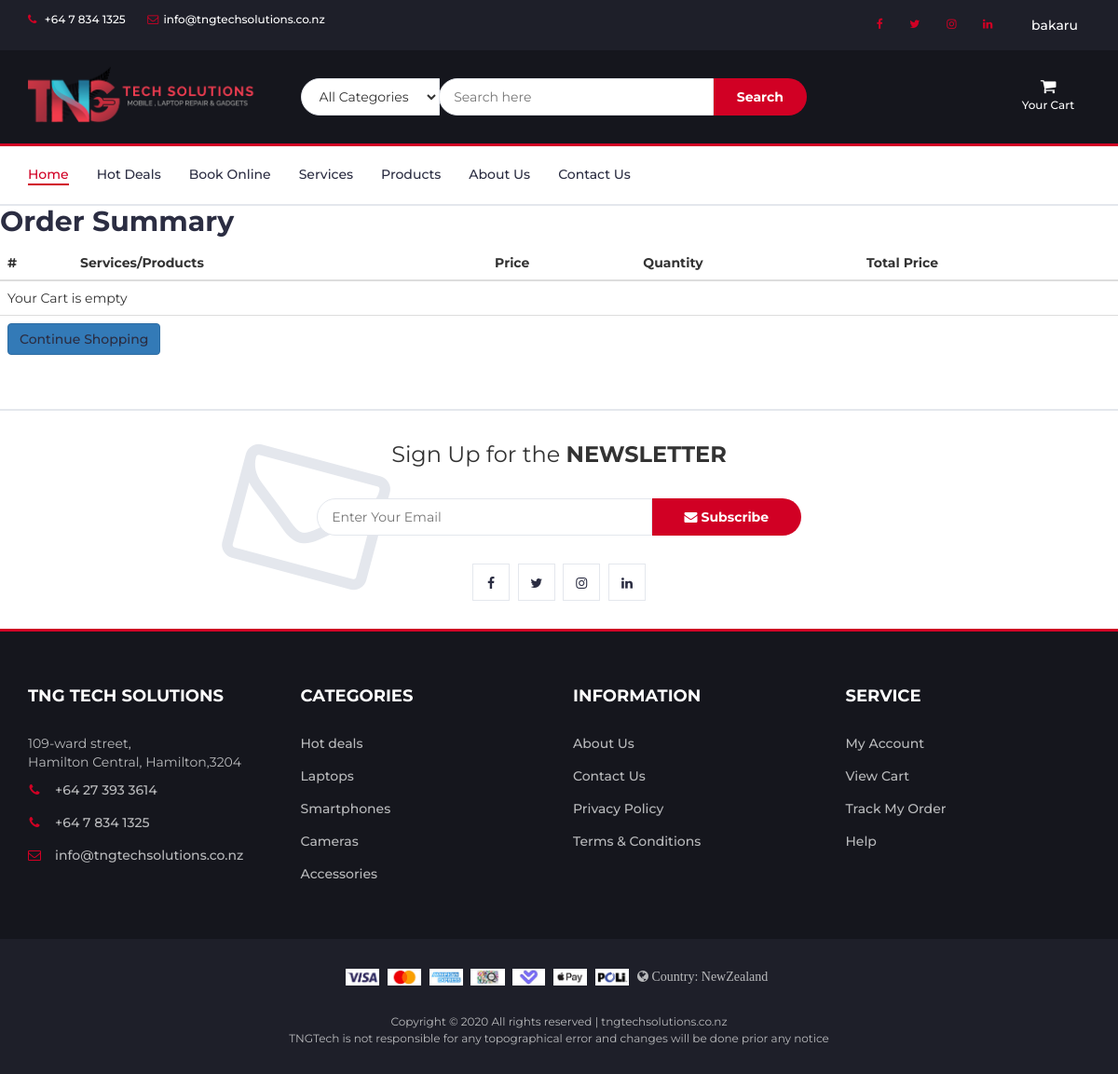
Before: /order-summary/ (signed in) with the older database file.
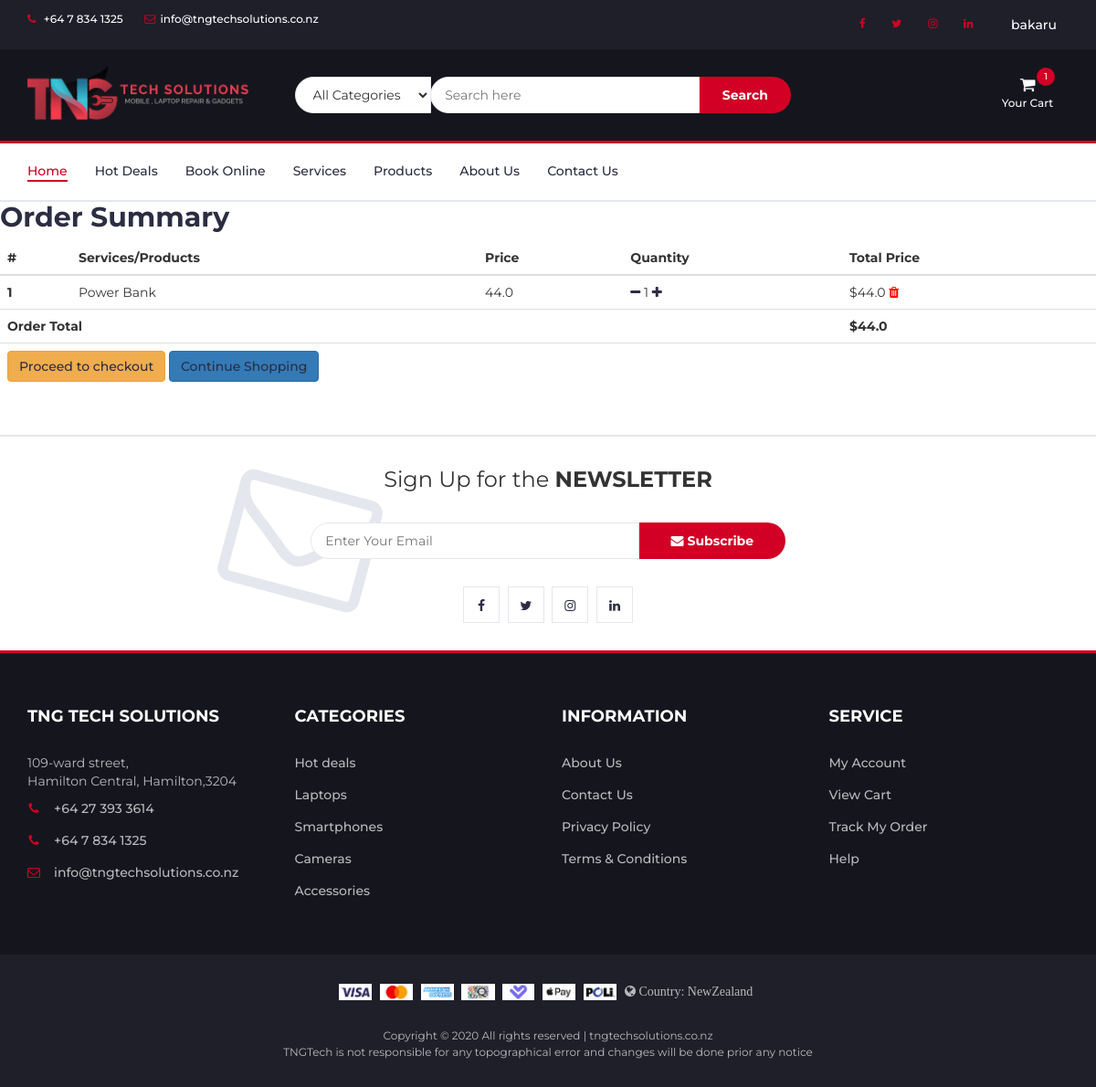
After: the same page with the newer database file.
### prod/models.py (models this page shows, shortened)
class Order(models.Model):
    user=models.ForeignKey(User,on_delete=models.CASCADE)
    ref_code=models.CharField(max_length=20,blank=True,null=True)
    tngproduct=models.ManyToManyField(OrderItem)
    ordered=models.BooleanField(default=False)
    start_date=models.DateTimeField(default=timezone.now)
    ordered_date=models.DateTimeField()
    shipping_address=models.ForeignKey('Address',related_name='shipping_address',on_delete=models.SET_NULL,blank=True,null=True)
    billing_address=models.ForeignKey('Address',related_name='billing_address',on_delete=models.SET_NULL,blank=True,null=True)
    payment=models.ForeignKey('Payment',on_delete=models.SET_NULL,blank=True,null=True)
    coupon = models.ForeignKey('Coupon',on_delete=models.SET_NULL,blank=True,null=True)
    being_delivered=models.BooleanField(default=False)
    received=models.BooleanField(default=False)
    refund_requested=models.BooleanField(default=False)
    refund_granted=models.BooleanField(default=False)
    def get_total(self):
        total=0
        for order_item in self.tngproduct.all():
            total+=order_item.get_final_price()
        if self.coupon:
            total-=self.coupon.amount
        return total

class OrderItem(models.Model):
    user=models.ForeignKey(User,on_delete=models.CASCADE)
    ordered=models.BooleanField(default=False)
    tngproducts=models.ForeignKey(TngProducts,on_delete=models.CASCADE,default='')
    quantity=models.IntegerField(default=1)
    def get_total_item_price(self):
        return self.quantity * self.tngproducts.Price
    def get_final_price(self):
        if self.tngproducts.Discount_Price:
            return self.get_total_discount_price()
        return self.get_total_item_price()

class TngProducts(models.Model):
    CATEGORY_CHOICES=(
        ('MA','Mobile Accessories'),
        ('LA','Laptop Accessories'),
        ('TA','Tablet Accessories'),
        ('EG','Electronic Gadgets'),
        ('NA','Latest Accessories'),
        ('MR','Mobile Repair'),
        ('LR','Laptop/Computer Repair'),
        ('TR','iPad/Tablet Repair')
    )
    Name=models.CharField(max_length=100)
    Details=models.TextField()
    Additional_Details=models.TextField(blank=True,null=True)
    Price=models.FloatField()
    Discount_Price=models.FloatField(blank=True,null=True)
    category=models.CharField(max_length=2,choices=CATEGORY_CHOICES,default='A')
    subcategory = models.CharField(max_length = 100,default='none')
    brand = models.CharField(max_length = 50,default='none')
    label=models.CharField(max_length=1,choices=LABEL_CHOICES,default='R')
    slug=models.SlugField(default=slug_unique_code())
    image=models.ImageField(upload_to='product_pics')
    image1=models.ImageField(null=True,blank=True,upload_to='product_pics')
    image2=models.ImageField(null=True,blank=True,upload_to='product_pics')
    image3=models.ImageField(null=True,blank=True,upload_to='product_pics')
    image4=models.ImageField(null=True,blank=True,upload_to='product_pics')
    class Meta:
        verbose_name_plural = 'Products'

### prod/views.py (the view)
# urls.py: path('order-summary/',ob.OrderSummaryView.as_view(),name='order-summary'),
class OrderSummaryView(View):
    def get(self,*args,**kwargs):
        if self.request.user.is_authenticated:
            try:
                order=Order.objects.get(user=self.request.user,ordered=False)
                context={
                    'object':order
                }
                return render(self.request,'prod/order-summary.html',context)
            except ObjectDoesNotExist:
                messages.warning(self.request,f'You do not have an active order')
                return redirect("/")
        else :
            prs = TngProducts.objects.all()
            context = {
                'prs': prs
            }
            return render(self.request,'prod/order-summary.html',context)

### prod/templatetags/cart_template_tags.py (called while the page is built)
@register.filter
def cart_item_count(user):
    if user.is_authenticated:
        qs=Order.objects.filter(user=user,ordered=False)
        if qs.exists():
            return qs[0].tngproduct.count()
    return 0

### prod/templates/prod/order-summary.html (shortened to what this page needs)
{% extends "prod/base.html" %}
{% block secheku %}
<div class="table-responsive">
  <h2>Order Summary</h2>
  <table class="table">
    <thead>
      <tr>
        <th scope="col">#</th>
        <th scope="col">Services/Products</th>
        <th scope="col">Price</th>
        <th scope="col">Quantity</th>
        <th scope="col">Total Price</th>
      </tr>
    </thead>
    {% if user.is_authenticated %}
    <tbody>
      {% for order_item in object.tngproduct.all %}
      <tr>
        <th scope="row">{{ forloop.counter }}</th>
        <td>{{ order_item.tngproducts.Name }}</td>
        <td>{{ order_item.tngproducts.Price }}</td>
        <td>
          <a href="{% url 'removeitemfromcart' order_item.tngproducts.slug %}"><i class="fa fa-minus mr-2"></i></a>
            {{ order_item.quantity }}
          <a href="{% url 'addtocart' order_item.tngproducts.slug %}"><i class="fa fa-plus ml-2"></i></a>
        </td>
        <td>
          {% if order_item.tngproducts.Discount_Price %}
            ${{ order_item.get_total_discount_price }}
            <span class="badge badge-primary">saving ${{ order_item.get_amount_save }}</span>
          {% else %}
            ${{ order_item.get_total_item_price }}
          {% endif %}
          <a style="color:red;" href="{% url 'removefromcart' order_item.tngproducts.slug %}"><i class="fa fa-trash float-right"></i></a>
        </td>
      </tr>
      {% empty %}
        <tr>
          <td colspan="5">Your Cart is empty</td>
        </tr>
        <tr>
          <td colspan="5">
            <a href="/" class='btn btn-primary float-right'>Continue Shopping</a>
          </td>
        </tr>
      {% endfor %}
      {% if object.tngproduct.all %}
        {% if object.get_total %}
        <tr>
          <td colspan="4"><b>Order Total</b></td>
          <td><b>${{ object.get_total }}</b></td>
        </tr>
        <tr>
          <td colspan="5">
            <a class='btn btn-warning my-2 float-right ml-2' href='/checkout/'>Proceed to checkout</a>
            <a href="/" class='btn btn-primary my-2 float-right'>Continue Shopping</a>
          </td>
        </tr>
        {% endif %}
      {% endif %}
    </tbody>
    {% endif %}
  </table>
</div>
{% endblock secheku %}

### prod/templates/prod/base.html (shortened to what the changed rows need)
{% load static %}
{% load cart_template_tags %}
<!DOCTYPE html>
<html lang="en">
<head>
	<link type="text/css" rel="stylesheet" href="{% static 'prod/css/bootstrap.min.css' %}" />
	<link type="text/css" rel="stylesheet" href="{% static 'prod/css/slick.css' %}" />
	<link type="text/css" rel="stylesheet" href="{% static 'prod/css/slick-theme.css' %}" />
	<link type="text/css" rel="stylesheet" href="{% static 'prod/css/nouislider.min.css' %}" />
	<link rel="stylesheet" href="{% static 'prod/css/font-awesome.min.css' %}">
	<link type="text/css" rel="stylesheet" href="{% static 'prod/css/style.css' %}" />
</head>
<body>
	<header>
		<div id="top-header">
			<div class="container">
				<ul class="header-links pull-right">
					{% if user.is_authenticated %}
					<li class="nav-item dropdown">
						<div class="dropdown show">
							<a class="btn dropdown-toggle" href="#" role="button" id="dropdownMenuLink"
								data-toggle="dropdown" aria-haspopup="true" aria-expanded="false">
								{{ user.username }}
							</a>
						</div>
					</li>
					{% endif %}
				</ul>
			</div>
		</div>
		<div id="header">
			<div class="container">
				<div class="row">
					<div class="col-md-3 clearfix">
						<div class="header-ctn">
							{% if user.is_authenticated %}
							<div class="dropdown">
								<a href="{% url 'order-summary' %}" aria-expanded="true">
									<i class="fa fa-shopping-cart"></i>
									<span>Your Cart</span>
									{% if request.user|cart_item_count != 0 %}
									<div class="qty">{{ request.user|cart_item_count }}</div>
									{% endif %}
								</a>
							</div>
							{% endif %}
						</div>
					</div>
				</div>
			</div>
		</div>
	</header>
	{% block secheku  %}
	{% endblock secheku %}
</body>
</html>

Changed rows visible on the page:
added OrderItem: tngproducts.Name "Power Bank", tngproducts.Price "44.0", quantity "1", get_total_item_price "44.0"
now on this page (row unchanged): Order: get_total "44.0"
Other visible differences:
{{ request.user|cart_item_count }}: (not shown) → "1"
text no longer shown: "Your Cart is empty"
text now shown: "Order Total $ Proceed to checkout"
